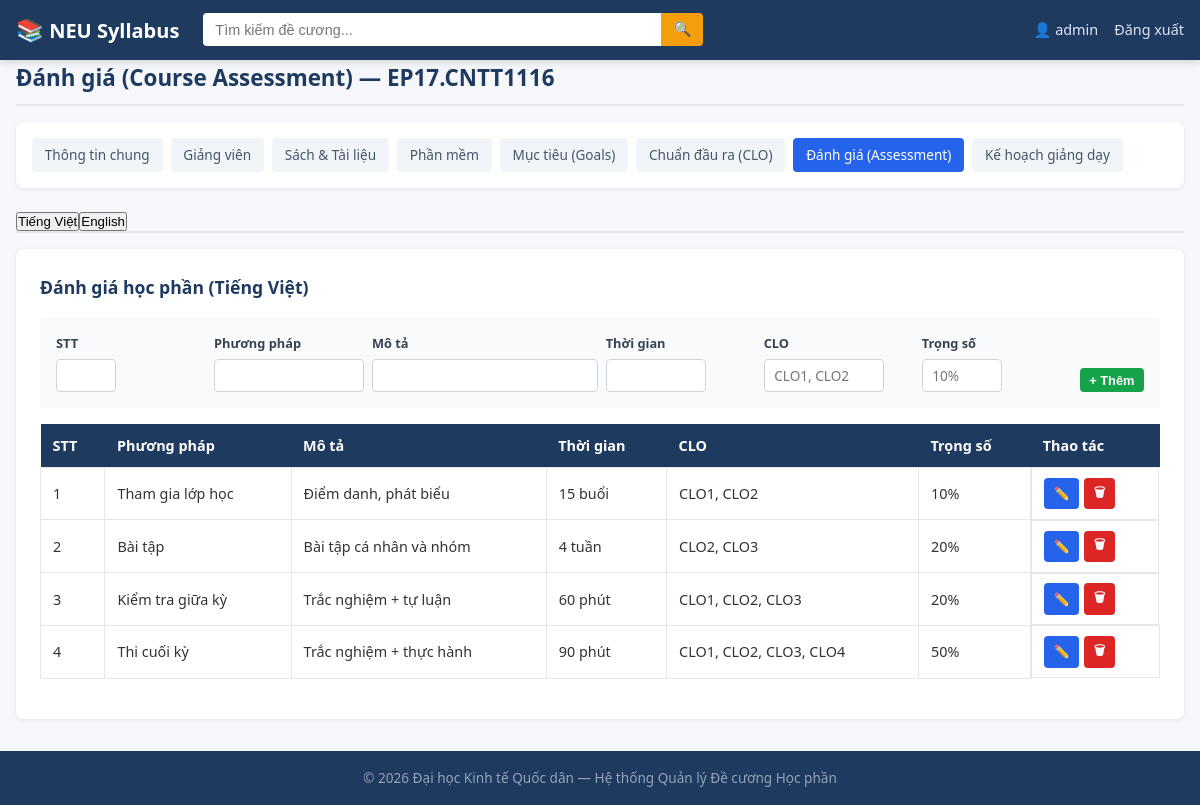
The page /admin/syllabus/1/assessments (signed in) on the database its author committed.
### tables this page shows
CREATE TABLE syllabi (
    id INTEGER PRIMARY KEY AUTOINCREMENT,
    course_code TEXT UNIQUE NOT NULL,
    course_title_vi TEXT,
    course_title_en TEXT,
    credits INTEGER DEFAULT 0,
    contact_hours INTEGER DEFAULT 0,
    self_study_hours INTEGER DEFAULT 0,
    training_program TEXT,
    decision_date TEXT,
    decision_number TEXT,
    prerequisite_courses_vi TEXT,
    prerequisite_courses_en TEXT,
    num_prerequisite_courses TEXT DEFAULT 'None',
    description_vi TEXT,
    description_en TEXT,
    clo_assessment_vi TEXT,
    clo_assessment_en TEXT,
    course_requirements_vi TEXT,
    course_requirements_en TEXT,
    adjustment_time TEXT,
    created_at TIMESTAMP DEFAULT CURRENT_TIMESTAMP,
    updated_at TIMESTAMP DEFAULT CURRENT_TIMESTAMP
);

CREATE TABLE course_assessments (
    id INTEGER PRIMARY KEY AUTOINCREMENT,
    syllabus_id INTEGER NOT NULL,
    language TEXT NOT NULL DEFAULT 'VI',
    order_num INTEGER DEFAULT 0,
    method TEXT,
    description TEXT,
    time TEXT,
    clo TEXT,
    weight TEXT,
    FOREIGN KEY (syllabus_id) REFERENCES syllabi(id) ON DELETE CASCADE
);

### app.py (the view, shortened to what this page needs)
@app.route('/admin/syllabus/<int:syllabus_id>/assessments', methods=['GET', 'POST'])
@admin_required
def admin_assessments(syllabus_id):
    syllabus = models.get_syllabus_by_id(syllabus_id)
    if not syllabus:
        flash('Không tìm thấy đề cương.', 'danger')
        return redirect(url_for('admin_dashboard'))
    items_vi = models.get_sub_items('course_assessments', syllabus_id, 'VI', 'order_num')
    items_en = models.get_sub_items('course_assessments', syllabus_id, 'EN', 'order_num')
    return render_template('admin/assessments.html',
                           syllabus=syllabus, items_vi=items_vi, items_en=items_en)

### app.py (called while the page is built)
def admin_required(view):
    @functools.wraps(view)
    def wrapped(**kwargs):
        if 'user_id' not in session:
            flash('Vui lòng đăng nhập để tiếp tục.', 'warning')
            return redirect(url_for('login'))
        if session.get('role') != 'admin':
            flash('Bạn không có quyền truy cập trang này.', 'danger')
            return redirect(url_for('index'))
        return view(**kwargs)
    return wrapped

### models.py (called while the page is built)
def get_db():
    conn = sqlite3.connect(config.DATABASE)
    conn.row_factory = sqlite3.Row
    conn.execute("PRAGMA foreign_keys = ON")
    return conn

def get_syllabus_by_id(syllabus_id):
    db = get_db()
    row = db.execute("SELECT * FROM syllabi WHERE id = ?", (syllabus_id,)).fetchone()
    db.close()
    return row

def get_sub_items(table, syllabus_id, language=None, order_by=None):
    db = get_db()
    allowed_tables = {
        'syllabus_instructors', 'syllabus_books', 'syllabus_software',
        'course_goals', 'learning_outcomes', 'course_assessments', 'teaching_plans'
    }
    if table not in allowed_tables:
        db.close()
        return []
    sql = f"SELECT * FROM {table} WHERE syllabus_id = ?"
    params = [syllabus_id]
    if language:
        sql += " AND language = ?"
        params.append(language)
    if order_by:
        allowed_order = {'week', 'order_num', 'goal_code', 'clo_code', 'id'}
        if order_by in allowed_order:
            sql += f" ORDER BY {order_by}"
    else:
        sql += " ORDER BY id"
    rows = db.execute(sql, params).fetchall()
    db.close()
    return rows

### templates/admin/assessments.html (shortened to what this page needs)
{% set page_title = "Đánh giá (Course Assessment)" %}
{% set active_tab = "assessments" %}
{% extends 'admin/sub_base.html' %}
{% block admin_content %}
<div class="tab-content active" data-lang="vi">
    <div class="admin-panel">
        <h3>Đánh giá học phần (Tiếng Việt)</h3>
        <form method="post" class="inline-form">
            <div class="form-group">
                <label>STT</label>
                <input type="number" name="order_num" min="1" required style="width:60px">
            </div>
            <div class="form-group">
                <label>Phương pháp</label>
                <input type="text" name="method" required>
            </div>
            <div class="form-group" style="flex:2">
                <label>Mô tả</label>
                <input type="text" name="description">
            </div>
            <div class="form-group">
                <label>Thời gian</label>
                <input type="text" name="time" style="width:100px">
            </div>
            <div class="form-group">
                <label>CLO</label>
                <input type="text" name="clo" placeholder="CLO1, CLO2" style="width:120px">
            </div>
            <div class="form-group">
                <label>Trọng số</label>
                <input type="text" name="weight" placeholder="10%" style="width:80px">
            </div>
            <button type="submit" class="btn btn-success btn-sm">+ Thêm</button>
        </form>
        {% if items_vi %}
        <table class="data-table">
            <thead><tr><th>STT</th><th>Phương pháp</th><th>Mô tả</th><th>Thời gian</th><th>CLO</th><th>Trọng số</th><th>Thao tác</th></tr></thead>
            <tbody>
            {% for item in items_vi %}
            <tr>
                <td>{{ item['order_num'] }}</td>
                <td>{{ item['method'] }}</td>
                <td>{{ item['description'] }}</td>
                <td>{{ item['time'] }}</td>
                <td>{{ item['clo'] }}</td>
                <td>{{ item['weight'] }}</td>
                <td class="action-btns">
                    <button class="btn btn-primary btn-sm" onclick="toggleEditRow({{ item['id'] }})">✏️</button>
                    <form method="post" style="display:inline" onsubmit="return confirmDelete(this);">
                        <button type="submit" class="btn btn-danger btn-sm">🗑</button>
                    </form>
                </td>
            </tr>
            {% endfor %}
            </tbody>
        </table>
        {% else %}
        <p class="empty-note">Chưa có phương pháp đánh giá nào.</p>
        {% endif %}
    </div>
</div>
{% endblock %}

### templates/admin/sub_base.html
{% extends 'base.html' %}
{% block content %}
<section class="section">
    <h2>{{ page_title }} — {{ syllabus['course_code'] }}</h2>
    <div class="sub-nav">
        <a href="{{ url_for('admin_syllabus_edit', syllabus_id=syllabus['id']) }}" {% if active_tab == 'general' %}class="active"{% endif %}>Thông tin chung</a>
        <a href="{{ url_for('admin_instructors', syllabus_id=syllabus['id']) }}" {% if active_tab == 'instructors' %}class="active"{% endif %}>Giảng viên</a>
        <a href="{{ url_for('admin_books', syllabus_id=syllabus['id']) }}" {% if active_tab == 'books' %}class="active"{% endif %}>Sách & Tài liệu</a>
        <a href="{{ url_for('admin_software', syllabus_id=syllabus['id']) }}" {% if active_tab == 'software' %}class="active"{% endif %}>Phần mềm</a>
        <a href="{{ url_for('admin_goals', syllabus_id=syllabus['id']) }}" {% if active_tab == 'goals' %}class="active"{% endif %}>Mục tiêu (Goals)</a>
        <a href="{{ url_for('admin_outcomes', syllabus_id=syllabus['id']) }}" {% if active_tab == 'outcomes' %}class="active"{% endif %}>Chuẩn đầu ra (CLO)</a>
        <a href="{{ url_for('admin_assessments', syllabus_id=syllabus['id']) }}" {% if active_tab == 'assessments' %}class="active"{% endif %}>Đánh giá (Assessment)</a>
        <a href="{{ url_for('admin_teaching_plan', syllabus_id=syllabus['id']) }}" {% if active_tab == 'teaching_plan' %}class="active"{% endif %}>Kế hoạch giảng dạy</a>
    </div>
    <div class="lang-tabs" style="margin-bottom:1rem;">
        <button type="button" class="admin-lang-tab active" data-lang="vi" onclick="switchAdminTab('vi')">Tiếng Việt</button>
        <button type="button" class="admin-lang-tab" data-lang="en" onclick="switchAdminTab('en')">English</button>
    </div>
    {% block admin_content %}{% endblock %}
</section>
{% endblock %}

### static/css/style.css (style rules this page uses)
*, *::before, *::after { box-sizing: border-box; margin: 0; padding: 0; }
html { font-size: 16px; scroll-behavior: smooth; }
body { font-family: 'Segoe UI', Tahoma, Geneva, Verdana, sans-serif; line-height: 1.6; color: #333; background: #f5f7fa; min-height: 100vh; display: flex; flex-direction: column; }
a { color: #2563eb; text-decoration: none; }
.section { margin-bottom: 2rem; }
.section h2 { font-size: 1.4rem; color: #1e3a5f; margin-bottom: 1rem; padding-bottom: 0.5rem; border-bottom: 2px solid #e5e7eb; }
.data-table { width: 100%; border-collapse: collapse; margin-bottom: 1rem; }
.data-table th { background: #1e3a5f; color: white; padding: 0.6rem 0.75rem; font-weight: 600; text-align: left; font-size: 0.9rem; }
.data-table td { padding: 0.6rem 0.75rem; border: 1px solid #e5e7eb; font-size: 0.9rem; }
.lang-tabs { display: flex; gap: 0; margin-bottom: 1.5rem; border-bottom: 2px solid #e5e7eb; }
.btn { display: inline-block; padding: 0.5rem 1rem; border: none; border-radius: 4px; font-size: 0.9rem; font-weight: 600; cursor: pointer; text-align: center; transition: background 0.2s; }
.btn-primary { background: #2563eb; color: white; }
.btn-success { background: #16a34a; color: white; }
.btn-danger { background: #dc2626; color: white; }
.btn-sm { padding: 0.3rem 0.6rem; font-size: 0.8rem; }
.form-group { margin-bottom: 1rem; }
.form-group label { display: block; font-weight: 600; color: #374151; margin-bottom: 0.3rem; font-size: 0.9rem; }
.form-group input, .form-group select, .form-group textarea { width: 100%; padding: 0.5rem 0.75rem; border: 1px solid #d1d5db; border-radius: 4px; font-size: 0.9rem; font-family: inherit; outline: none; transition: border-color 0.2s; }
.action-btns { display: flex; gap: 0.3rem; flex-wrap: wrap; }
.sub-nav { display: flex; flex-wrap: wrap; gap: 0.5rem; margin-bottom: 1.5rem; padding: 1rem; background: white; border-radius: 8px; box-shadow: 0 1px 4px rgba(0,0,0,0.08); }
.sub-nav a { padding: 0.4rem 0.8rem; background: #f1f5f9; border-radius: 4px; font-size: 0.85rem; color: #475569; font-weight: 500; }
.sub-nav a.active { background: #2563eb; color: white; }
.admin-panel { background: white; padding: 1.5rem; border-radius: 8px; box-shadow: 0 1px 4px rgba(0,0,0,0.08); margin-bottom: 1.5rem; }
.admin-panel h3 { color: #1e3a5f; margin-bottom: 1rem; font-size: 1.1rem; }
.tab-content { display: none; }
.tab-content.active { display: block; }
.inline-form { display: flex; gap: 0.5rem; flex-wrap: wrap; align-items: end; padding: 1rem; background: #f8fafc; border-radius: 4px; margin-bottom: 1rem; }
.inline-form .form-group { margin-bottom: 0; flex: 1; min-width: 150px; }
.inline-form .form-group label { font-size: 0.8rem; }
.inline-form .form-group input, .inline-form .form-group select, .inline-form .form-group textarea { font-size: 0.85rem; padding: 0.4rem 0.6rem; }

### rows shown on the page
syllabi: course_code "EP17.CNTT1116"
course_assessments: order_num "1", method "Tham gia lớp học", description "Điểm danh, phát biểu", time "15 buổi", clo "CLO1, CLO2", weight "10%"
course_assessments: order_num "2", method "Bài tập", description "Bài tập cá nhân và nhóm", time "4 tuần", clo "CLO2, CLO3", weight "20%"
course_assessments: order_num "3", method "Kiểm tra giữa kỳ", description "Trắc nghiệm + tự luận", time "60 phút", clo "CLO1, CLO2, CLO3", weight "20%"
course_assessments: order_num "4", method "Thi cuối kỳ", description "Trắc nghiệm + thực hành", time "90 phút", clo "CLO1, CLO2, CLO3, CLO4", weight "50%"

### other values the page prints
{{ session.get('username') }} "admin"
{{ page_title }} "Đánh giá (Course Assessment)"
